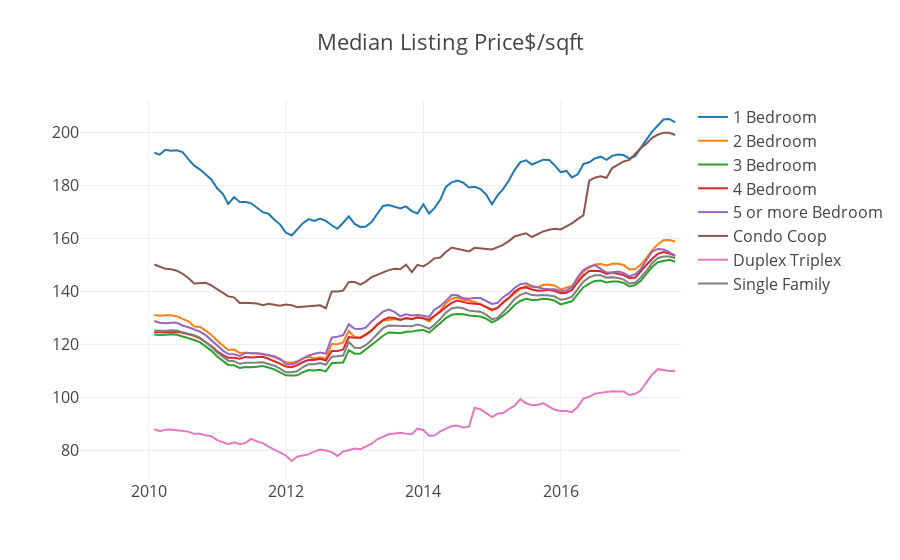

The code cell stored with this chart in its notebook:
### Markdown cell above
* The year 2008 is year of recession, so value of home decreased so much.
 * The home sold in zillow with profit is more than 73% to 98%
*** 
# Median value of own home per sqaure fit
* MedianListingPricePerSqft: Median of list prices divided by the square footage of a home

### Code cell
data = [go.Scatter(x = state_month['Date'], y = state_month['MedianListingPricePerSqft_1Bedroom'],name = '1 Bedroom'),
        go.Scatter(x = state_month['Date'], y = state_month['MedianListingPricePerSqft_2Bedroom'], name = '2 Bedroom'),
        go.Scatter(x = state_month['Date'], y = state_month['MedianListingPricePerSqft_3Bedroom'], name = '3 Bedroom'),
        go.Scatter(x = state_month['Date'], y = state_month['MedianListingPricePerSqft_4Bedroom'], name = '4 Bedroom'),
        go.Scatter(x = state_month['Date'], y = state_month['MedianListingPricePerSqft_5BedroomOrMore'], name = '5 or more Bedroom'),
        go.Scatter(x = state_month['Date'], y = state_month['MedianListingPricePerSqft_CondoCoop'], name = 'Condo Coop'),
        go.Scatter(x = state_month['Date'], y = state_month['MedianListingPricePerSqft_DuplexTriplex'], name = 'Duplex Triplex'),
        go.Scatter(x = state_month['Date'], y = state_month['MedianListingPricePerSqft_SingleFamilyResidence'], name = 'Single Family'),
       ]
       
layout = {'title': 'Median Listing Price$/sqft', 'font': dict(size=16),'xaxis':{'range':['2009-01-01','2017-10-01']}}

py.iplot({'data':data,'layout': layout})

### Figure 1 — Plotly figure (JSON) as saved in the notebook; plotly's stock layout.template omitted (floating-point values rounded to 4 significant figures; data arrays with more than 128 entries replaced by an {"elided": "..."} marker saying what was removed)
{"data": [{"name": "1 Bedroom", "type": "scatter", "x": {"elided": "257 str values"}, "y": {"elided": "257 float values"}}, {"name": "2 Bedroom", "type": "scatter", "x": {"elided": "257 str values"}, "y": {"elided": "257 float values"}}, {"name": "3 Bedroom", "type": "scatter", "x": {"elided": "257 str values"}, "y": {"elided": "257 float values"}}, {"name": "4 Bedroom", "type": "scatter", "x": {"elided": "257 str values"}, "y": {"elided": "257 float values"}}, {"name": "5 or more Bedroom", "type": "scatter", "x": {"elided": "257 str values"}, "y": {"elided": "257 float values"}}, {"name": "Condo Coop", "type": "scatter", "x": {"elided": "257 str values"}, "y": {"elided": "257 float values"}}, {"name": "Duplex Triplex", "type": "scatter", "x": {"elided": "257 str values"}, "y": {"elided": "257 float values"}}, {"name": "Single Family", "type": "scatter", "x": {"elided": "257 str values"}, "y": {"elided": "257 float values"}}], "layout": {"font": {"size": 16}, "title": "Median Listing Price$/sqft", "xaxis": {"range": ["2009-01-01", "2017-10-01"]}}}
